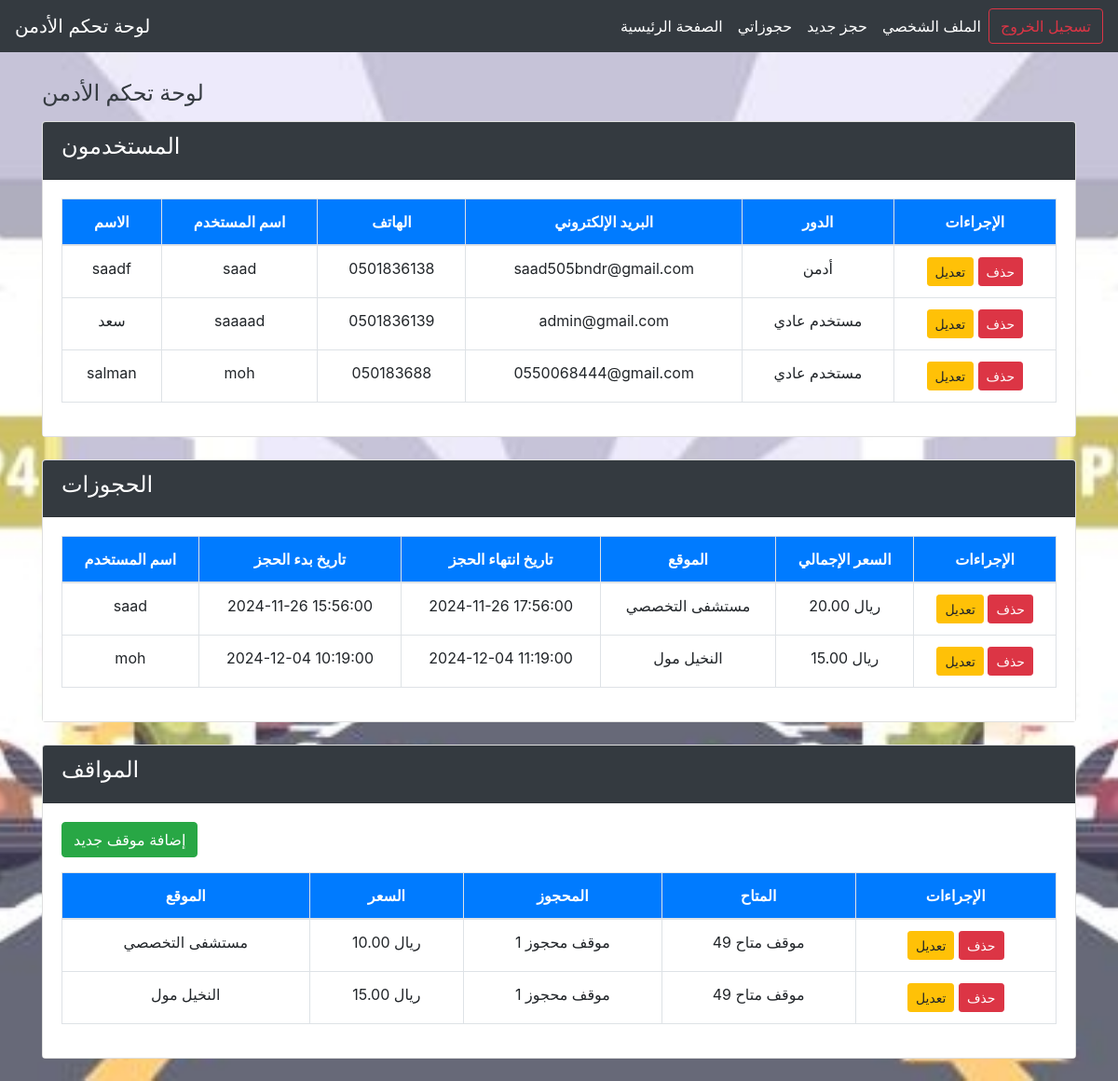
Page /admin_dashboard.php (signed in) on the committed database.
### tables this page shows
CREATE TABLE `users` (
  `id` int(11) NOT NULL,
  `name` varchar(100) NOT NULL,
  `phone` varchar(15) NOT NULL,
  `email` varchar(100) NOT NULL,
  `username` varchar(50) NOT NULL,
  `password` varchar(255) NOT NULL,
  `role` int(11) DEFAULT 0
);

CREATE TABLE `bookings` (
  `id` int(11) NOT NULL,
  `user_id` int(11) NOT NULL,
  `start_datetime` datetime NOT NULL,
  `end_datetime` datetime NOT NULL,
  `parking_location` varchar(100) NOT NULL,
  `total_price` decimal(10,2) NOT NULL,
  `parking_id` int(11) DEFAULT NULL,
  `status` varchar(50) DEFAULT NULL
);

CREATE TABLE `parkings` (
  `id` int(11) NOT NULL,
  `location` varchar(255) NOT NULL,
  `price` decimal(10,2) NOT NULL,
  `status` enum('available','booked') NOT NULL DEFAULT 'available',
  `user_id` int(11) DEFAULT NULL,
  `available_spots` int(11) DEFAULT 50,
  `total_spots` int(11) DEFAULT 50
);

### admin_dashboard.php (the view, shortened to what this page needs)
<?php
$mysqli = new mysqli("localhost", "root", "", "car_park");
$users_result = $mysqli->query("SELECT * FROM users");
$bookings_result = $mysqli->query("SELECT bookings.*, users.username, parkings.location AS parking_location
                                   FROM bookings
                                   JOIN users ON bookings.user_id = users.id
                                   JOIN parkings ON bookings.parking_id = parkings.id");
$parkings_result = $mysqli->query("SELECT parkings.*,
                                          (SELECT COUNT(*) FROM bookings WHERE bookings.parking_id = parkings.id) AS booked_spots
                                   FROM parkings");
?>
<!DOCTYPE html>
<html lang="ar">
<head>
    <link rel="stylesheet" href="https://stackpath.bootstrapcdn.com/bootstrap/4.5.2/css/bootstrap.min.css">
</head>
<body>
    <nav class="navbar navbar-expand-lg navbar-light bg-dark">
        <a class="navbar-brand text-white" href="admin_dashboard.php">لوحة تحكم الأدمن</a>
        <div class="collapse navbar-collapse">
            <ul class="navbar-nav ml-auto">
                <li class="nav-item"><a class="nav-link text-white" href="index.php">الصفحة الرئيسية</a></li>
                <li class="nav-item"><a class="nav-link text-white" href="my_bookings.php">حجوزاتي</a></li>
                <li class="nav-item"><a class="nav-link text-white" href="new_booking.php">حجز جديد</a></li>
                <li class="nav-item"><a class="nav-link text-white" href="profile.php">الملف الشخصي</a></li>
            </ul>
        </div>
        <form class="form-inline my-2 my-lg-0" action="logout.php" method="POST">
            <button class="btn btn-outline-danger my-2 my-sm-0" type="submit">تسجيل الخروج</button>
        </form>
    </nav>
    <div class="container">
        <h2 class="section-title">لوحة تحكم الأدمن</h2>
        <div class="card mb-4">
            <div class="card-header">
                <h4>المستخدمون</h4>
            </div>
            <div class="card-body">
                <table class="table table-bordered">
                    <thead>
                        <tr>
                            <th>الاسم</th>
                            <th>اسم المستخدم</th>
                            <th>الهاتف</th>
                            <th>البريد الإلكتروني</th>
                            <th>الدور</th>
                            <th>الإجراءات</th>
                        </tr>
                    </thead>
                    <tbody>
                        <?php while ($user = $users_result->fetch_assoc()): ?>
                            <tr>
                                <td><?= htmlspecialchars($user['name']) ?></td>
                                <td><?= htmlspecialchars($user['username']) ?></td>
                                <td><?= htmlspecialchars($user['phone']) ?></td>
                                <td><?= htmlspecialchars($user['email']) ?></td>
                                <td><?= $user['role'] == 1 ? 'أدمن' : 'مستخدم عادي' ?></td>
                                <td>
                                    <a href="edit_user.php?id=<?= $user['id'] ?>" class="btn btn-warning btn-sm">تعديل</a>
                                    <form method="POST" style="display:inline;" onsubmit="return confirmDelete('هل أنت متأكد أنك تريد حذف هذا المستخدم؟');">
                                        <button type="submit" name="delete_user" class="btn btn-danger btn-sm">حذف</button>
                                    </form>
                                </td>
                            </tr>
                        <?php endwhile; ?>
                    </tbody>
                </table>
            </div>
        </div>
        <div class="card mb-4">
            <div class="card-header">
                <h4>الحجوزات</h4>
            </div>
            <div class="card-body">
                <table class="table table-bordered">
                    <thead>
                        <tr>
                            <th>اسم المستخدم</th>
                            <th>تاريخ بدء الحجز</th>
                            <th>تاريخ انتهاء الحجز</th>
                            <th>الموقع</th>
                            <th>السعر الإجمالي</th>
                            <th>الإجراءات</th>
                        </tr>
                    </thead>
                    <tbody>
                        <?php while ($booking = $bookings_result->fetch_assoc()): ?>
                            <tr>
                                <td><?= htmlspecialchars($booking['username']) ?></td>
                                <td><?= htmlspecialchars($booking['start_datetime']) ?></td>
                                <td><?= htmlspecialchars($booking['end_datetime']) ?></td>
                                <td><?= htmlspecialchars($booking['parking_location']) ?></td>
                                <td><?= htmlspecialchars($booking['total_price']) ?> ريال</td>
                                <td>
                                    <a href="edit_booking.php?id=<?= $booking['id'] ?>" class="btn btn-warning btn-sm">تعديل</a>
                                    <form method="POST" style="display:inline;" onsubmit="return confirmDelete('هل أنت متأكد أنك تريد حذف هذا الحجز؟');">
                                        <button type="submit" name="delete_booking" class="btn btn-danger btn-sm">حذف</button>
                                    </form>
                                </td>
                            </tr>
                        <?php endwhile; ?>
                    </tbody>
                </table>
            </div>
        </div>
        <div class="card mb-4">
            <div class="card-header">
                <h4>المواقف</h4>
            </div>
            <div class="card-body">
                <a href="add_parking.php" class="btn btn-success mb-3">إضافة موقف جديد</a>
                <table class="table table-bordered">
                    <thead>
                        <tr>
                            <th>الموقع</th>
                            <th>السعر</th>
                            <th>المحجوز</th>
                            <th>المتاح</th>
                            <th>الإجراءات</th>
                        </tr>
                    </thead>
                    <tbody>
                        <?php while ($parking = $parkings_result->fetch_assoc()): ?>
                            <tr>
                                <td><?= htmlspecialchars($parking['location']) ?></td>
                                <td><?= htmlspecialchars($parking['price']) ?> ريال</td>
                                <td><?= $parking['booked_spots'] ?> موقف محجوز</td>
                                <td><?= 50 - $parking['booked_spots'] ?> موقف متاح</td>
                                <td>
                                    <a href="edit_parking.php?id=<?= $parking['id'] ?>" class="btn btn-warning btn-sm">تعديل</a>
                                    <form method="POST" style="display:inline;" onsubmit="return confirmDelete('هل أنت متأكد أنك تريد حذف هذا الموقف؟');">
                                        <button type="submit" name="delete_parking" class="btn btn-danger btn-sm">حذف</button>
                                    </form>
                                </td>
                            </tr>
                        <?php endwhile; ?>
                    </tbody>
                </table>
            </div>
        </div>
    </div>
</body>
</html>

### admin_dashboard.php (style rules this page uses)
body { background-image: url('img/bb.jpg'); background-size: cover; background-position: center; background-attachment: fixed; color: #333; }
.container { margin-top: 30px; }
.card-header { background-color: #343a40; color: white; }
.table th, .table td { text-align: center; }
.table th { background-color: #007bff; color: white; }
.card-body { background-color: #ffffff; }
.section-title { font-size: 1.5rem; margin-bottom: 15px; color: #343a40; }

### rows in the picture
users: name "saadf", username "saad", phone "0501836138", email "saad505bndr@gmail.com", role "أدمن"
users: name "سعد", username "saaaad", phone "0501836139", email "admin@gmail.com", role "مستخدم عادي"
users: name "salman", username "moh", phone "050183688", email "0550068444@gmail.com", role "مستخدم عادي"
bookings: user.username "saad", start_datetime "2024-11-26 15:56:00", end_datetime "2024-11-26 17:56:00", parking.location "مستشفى التخصصي", total_price "20.00"
bookings: user.username "moh", start_datetime "2024-12-04 10:19:00", end_datetime "2024-12-04 11:19:00", parking.location "النخيل مول", total_price "15.00"
parkings: location "مستشفى التخصصي", price "10.00", booked_spots "1", booked_spots "49"
parkings: location "النخيل مول", price "15.00", booked_spots "1", booked_spots "49"
